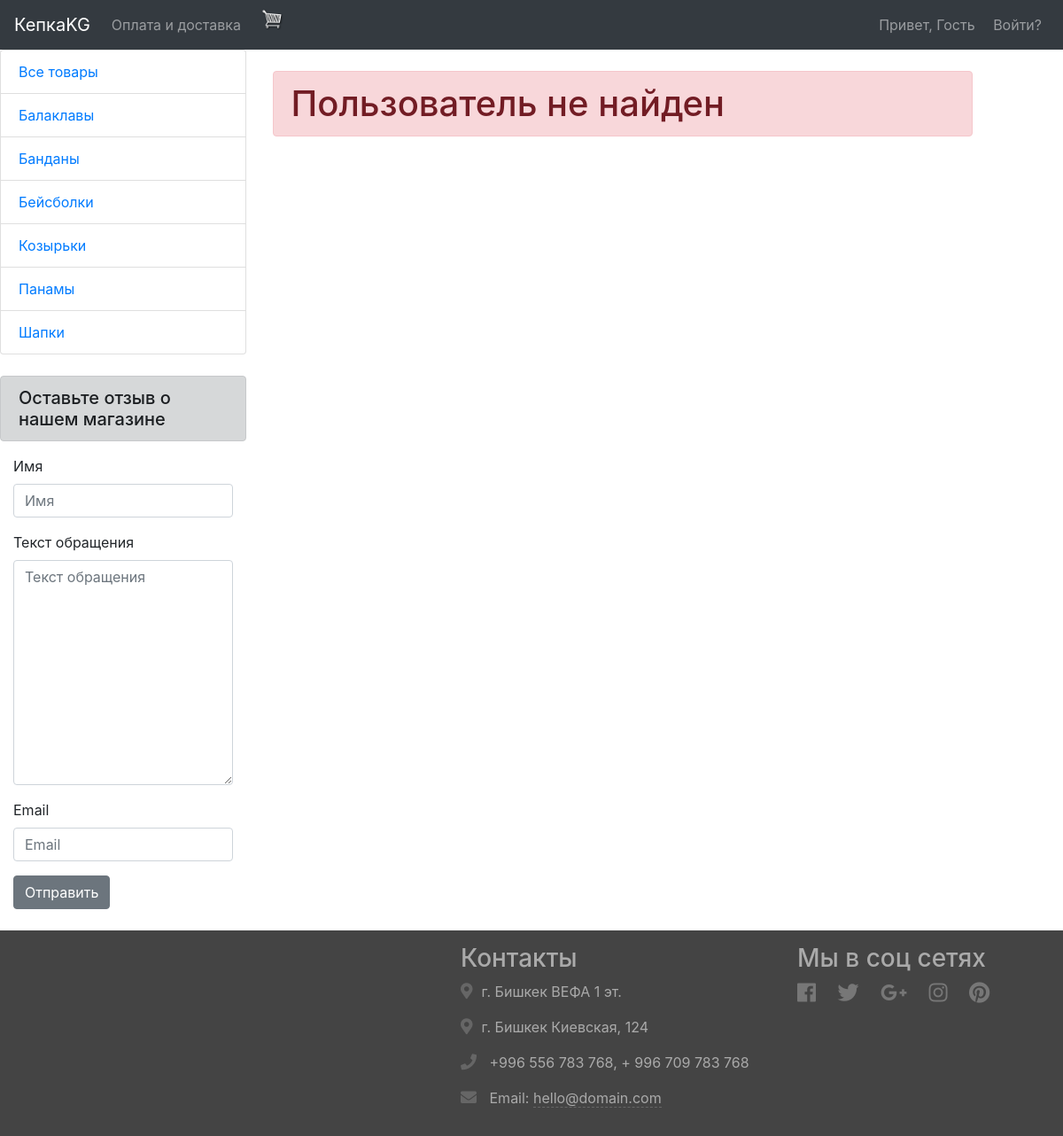
Page /order/order_list/ on the earlier database version.
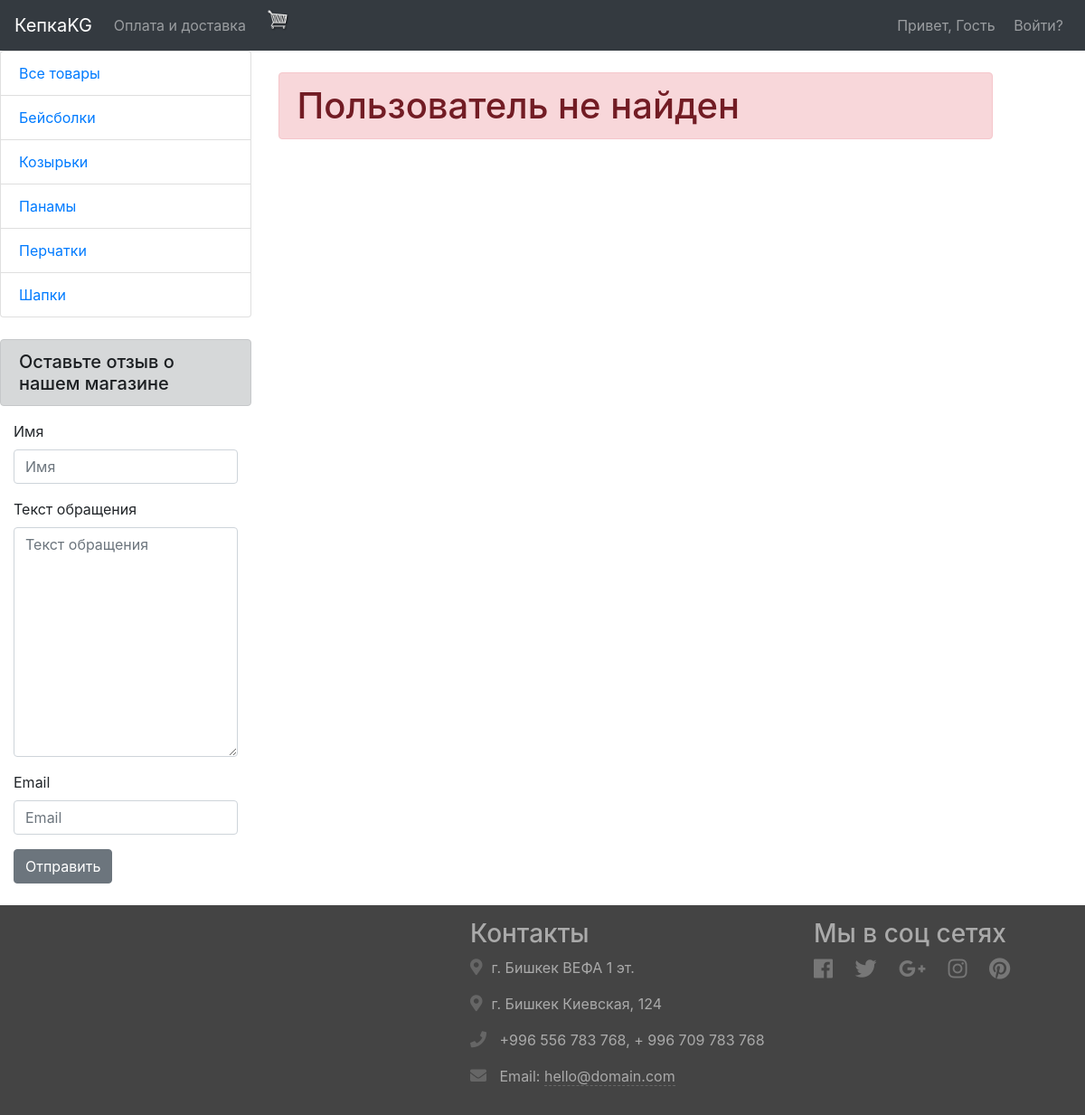
Same page on the later database version.
### product/models.py (models this page shows, shortened)
class Category(models.Model):
    name = models.CharField(max_length=255, verbose_name="Категория")
    class Meta:
        verbose_name = "категорию"
        verbose_name_plural = "Категории"

### order/views.py (the view)
# urls.py: path("order_list/", ordersList, name="orders_list"),
def ordersList(request):
	data = cartData(request)
	cartItems = data['cartItems']
	if request.user.is_authenticated:
		customer = request.user.customer
		orders = Order.objects.filter(
			customer=customer,
			complete=True)
		context = {'cartItems':cartItems, 'orders': orders}
		return render(request, 'orders_list.html', context)
	else:
		context = {}
		context['type'] = 'danger'
		context['message'] = 'Пользователь не найден'
		return render(request, 'product/message.html', context)

### feedback/forms.py
class FeedbackForm(forms.ModelForm):
    class Meta:
        model = Feedback
        fields = ["name", "text","email"]

### order/utils.py (called while the page is built, shortened)
def cookieCart(request):
	try:
		cart = json.loads(request.COOKIES['cart'])
	except:
		cart = {}
	items = []
	order = {'get_cart_total':0, 'get_cart_items':0}
	cartItems = order['get_cart_items']
	return {'cartItems':cartItems, 'order':order, 'items':items}

def cartData(request):
	if request.user.is_authenticated:
		customer = request.user.customer
		order, created = Order.objects.get_or_create(customer=customer, complete=False)
		items = order.orderitem_set.all()
		cartItems = order.get_cart_items
	else:
		cookieData = cookieCart(request)
		cartItems = cookieData['cartItems']
		order = cookieData['order']
		items = cookieData['items']
	return {'cartItems':cartItems, 'order':order, 'items':items}

### product/context_processors.py (called while the page is built)
def category(request):
    context = {}
    context["categories"] = Category.objects.order_by("name")
    context["feedback_form"] = FeedbackForm()
    return context

### product/templates/product/message.html
{% extends 'index.html' %}
{% load bootstrap4 %}
{% block content %}
    <h1 class="alert alert-{{ type }}">{{ message }}</h1>
{% endblock %}

### product/templates/index.html (shortened to what the changed rows need)
{% load bootstrap4 %}
{% load static %}
<!DOCTYPE html>
<html lang="ru">
<head>
    <link rel="stylesheet" href="https://stackpath.bootstrapcdn.com/bootstrap/4.5.2/css/bootstrap.min.css">
    <link rel="stylesheet" href="https://maxcdn.bootstrapcdn.com/font-awesome/4.7.0/css/font-awesome.min.css">
    <link rel="stylesheet" href="https://use.fontawesome.com/releases/v5.0.6/css/all.css">
    <link rel="stylesheet" href="{% static 'css/styles.css' %}">
    <link rel="stylesheet" type="text/css" href="{% static 'css/for_cart_icons.css' %}">
</head>
<body>
    <div>
      {% block page %}
        <div class="row">
          <div class="col-lg-3 col-md-2">
            <div class="list-group">
              <a href="{% url 'products' %}" class="list-group-item">Все товары</a>
              {% for category in categories %}
                <a href="{% url 'category' category.id %}"
                  class="list-group-item
                ">
                  {{ category.name }}
                </a>
              {% endfor %}
            </div>
            <br>
          </div>
        <div class="col-lg-8 col-md-9"><br>
          {% block content %}
          {% endblock %}
        </div>
      </div>
      {% endblock %}
    </div>
    <br>
</body>
</html>

Differences in the rows shown:
removed Category: name "Балаклавы"
changed Category: name "Банданы" → "Перчатки"; moves down the list
